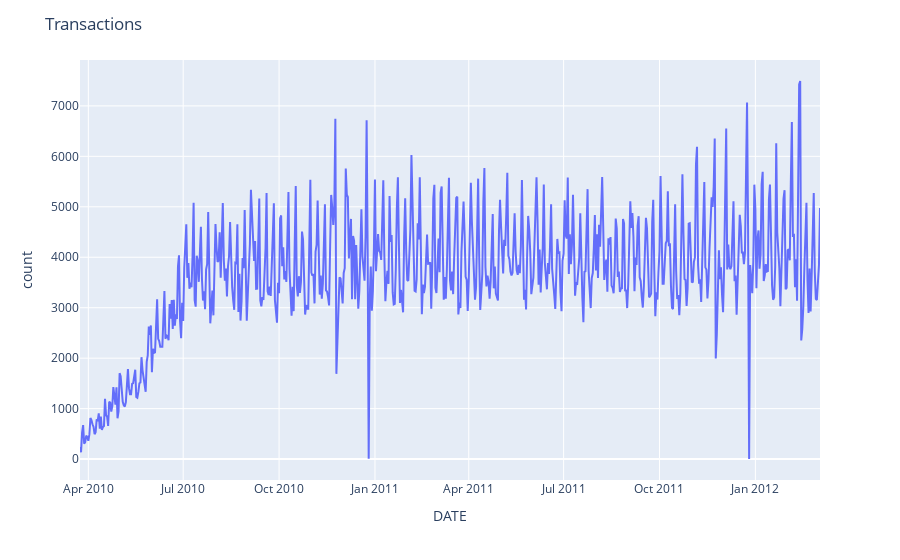

Source (notebook cell):
### Code cell
trans_per_day = df_transactions.groupby("DATE")["household_key"].count().reset_index(name="count").reset_index()
fig = px.line(trans_per_day, x='DATE', y='count')
fig.update_layout(title="Transactions")
fig.show()

### Figure 1 — Plotly figure (JSON) as saved in the notebook; plotly's stock layout.template omitted (floating-point values rounded to 4 significant figures; data arrays with more than 128 entries replaced by an {"elided": "..."} marker saying what was removed)
{"data": [{"hoverlabel": {"namelength": 0}, "hovertemplate": "DATE=%{x}<br>count=%{y}", "legendgroup": "", "line": {"color": "#636efa", "dash": "solid"}, "mode": "lines", "name": "", "showlegend": false, "type": "scatter", "x": {"elided": "711 str values"}, "xaxis": "x", "y": {"elided": "711 int values"}, "yaxis": "y"}], "layout": {"autosize": true, "legend": {"tracegroupgap": 0}, "margin": {"t": 60}, "title": {"text": "Transactions"}, "xaxis": {"anchor": "y", "autorange": true, "domain": [0, 1], "range": ["2010-03-24", "2012-03-03"], "title": {"text": "DATE"}, "type": "date"}, "yaxis": {"anchor": "x", "autorange": true, "domain": [0, 1], "range": [-414.2, 7909.0], "title": {"text": "count"}, "type": "linear"}}}
